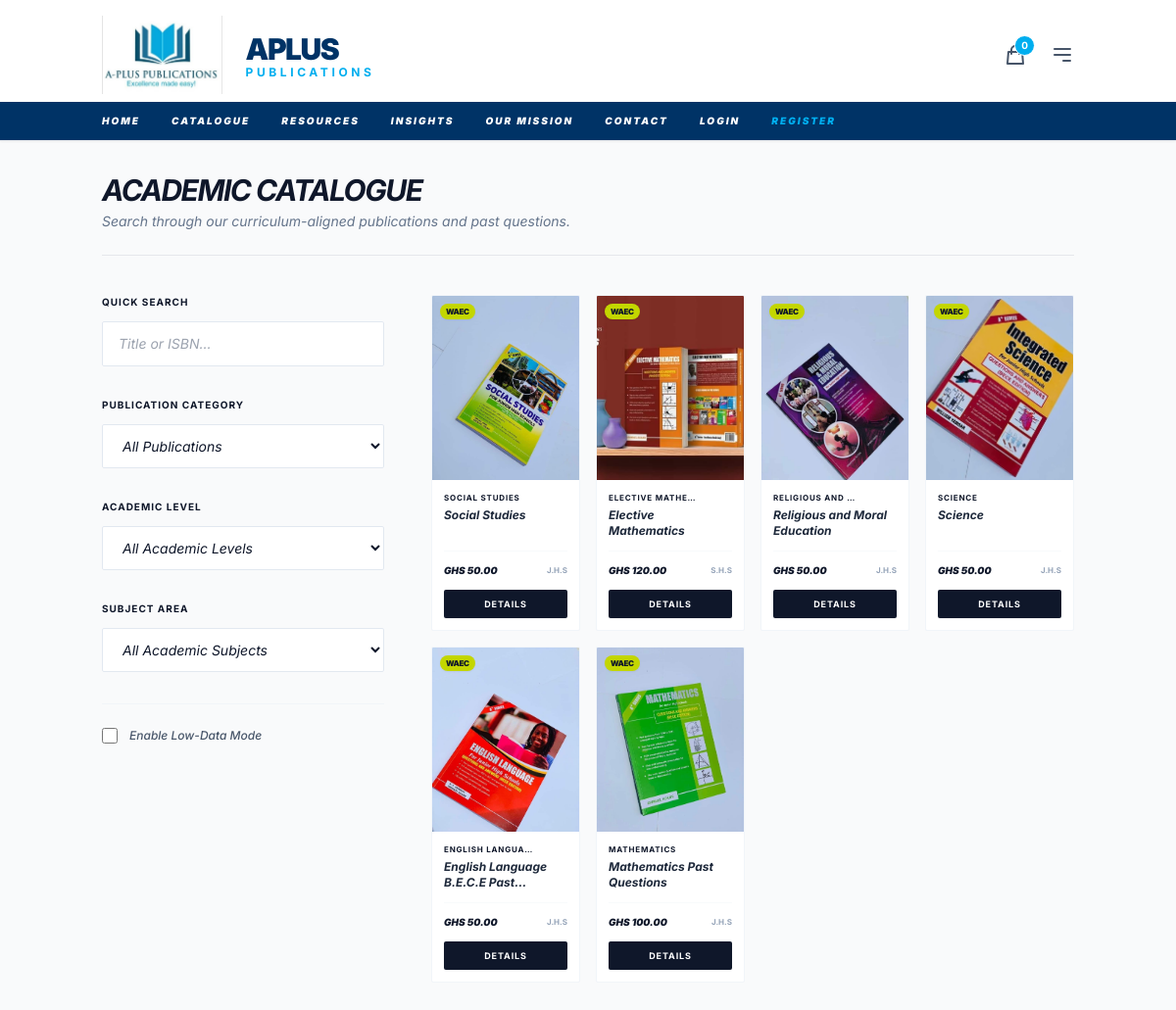
The app's page /shop/ with its own data.
### shop/models.py (models this page shows, shortened)
class Textbook(models.Model):
    class Curriculum(models.TextChoices):
        NACCA = 'NACCA', 'NaCCA'
        WAEC = 'WAEC', 'WAEC'
    class BookType(models.TextChoices):
        TEXTBOOK = 'TEXTBOOK', 'Textbook'
        WORKBOOK = 'WORKBOOK', 'Workbook'
        PAST_QUESTIONS = 'PAST_QUESTIONS', 'Past Questions'
    title = models.CharField(max_length=255)
    slug = models.SlugField(max_length=255, unique=True)
    subject = models.ForeignKey(Subject, on_delete=models.PROTECT, related_name='textbooks')
    academic_level = models.ForeignKey(AcademicLevel, on_delete=models.PROTECT, related_name='textbooks')
    book_type = models.CharField(max_length=20, choices=BookType.choices, default=BookType.TEXTBOOK)
    curriculum = models.CharField(max_length=10, choices=Curriculum.choices, default=Curriculum.NACCA)
    isbn = models.CharField("ISBN", max_length=20, unique=True, blank=True, null=True)
    description = models.TextField()
    cover_image = models.ImageField(upload_to='textbooks/covers/')
    price = models.DecimalField(max_digits=10, decimal_places=2, default=0.00)
    meta_title = models.CharField(max_length=70, blank=True, help_text="SEO title tag.")
    meta_description = models.CharField(max_length=160, blank=True, help_text="SEO meta description.")
    created_at = models.DateTimeField(auto_now_add=True)
    updated_at = models.DateTimeField(auto_now=True)
    class Meta:
        verbose_name = "Textbook"
        verbose_name_plural = "Textbooks"
        ordering = ['-created_at']
    def get_absolute_url(self):
        return reverse('shop:textbook_detail', kwargs={'slug': self.slug})

class Subject(models.Model):
    name = models.CharField(max_length=100)
    slug = models.SlugField(max_length=120, unique=True)
    academic_levels = models.ManyToManyField(AcademicLevel, related_name='subjects')
    is_core = models.BooleanField(default=True)
    description = models.TextField(blank=True)
    class Meta:
        verbose_name = "Subject"
        verbose_name_plural = "Subjects"
        ordering = ['name']
        unique_together = ('name', 'is_core')

class AcademicLevel(models.Model):
    name = models.CharField(max_length=100, unique=True)
    slug = models.SlugField(max_length=120, unique=True)
    order = models.PositiveIntegerField(default=0)
    description = models.TextField(blank=True)
    class Meta:
        verbose_name = "Academic Level"
        verbose_name_plural = "Academic Levels"
        ordering = ['order', 'name']

### shop/views.py (the view)
# urls.py: path('', views.TextbookListView.as_view(), name='textbook_list'),
class TextbookListView(ListView):
    model = Textbook
    context_object_name = 'textbooks'
    paginate_by = 12
    def get_template_names(self):
        if self.request.headers.get('HX-Request'):
            return ['shop/partials/textbook_list_results.html']
        return ['shop/textbook_list.html']
    def get_queryset(self):
        queryset = super().get_queryset()
        q = self.request.GET.get('q')
        if q:
            queryset = queryset.filter(title__icontains=q) | queryset.filter(isbn__icontains=q)
        level = self.request.GET.get('level')
        if level:
            queryset = queryset.filter(academic_level__slug=level)
        subject = self.request.GET.get('subject')
        if subject:
            queryset = queryset.filter(subject__slug=subject)
        book_type = self.request.GET.get('type')
        if book_type:
            queryset = queryset.filter(book_type=book_type)
        return queryset.select_related('subject', 'academic_level')
    def get_context_data(self, **kwargs):
        context = super().get_context_data(**kwargs)
        context['levels'] = AcademicLevel.objects.all()
        context['subjects'] = Subject.objects.all()
        context['book_types'] = Textbook.BookType.choices
        context['low_data_mode'] = self.request.GET.get('low_data') == 'true'
        return context

### orders/cart_utils.py (called while the page is built)
def get_or_create_cart(request):
    if request.user.is_authenticated:
        cart, created = Cart.objects.get_or_create(user=request.user)
    else:
        if not request.session.session_key:
            request.session.create()
        session_key = request.session.session_key
        cart, created = Cart.objects.get_or_create(session_key=session_key)
    return cart

### orders/context_processors.py (called while the page is built)
def cart_count(request):
    try:
        cart = get_or_create_cart(request)
        return {'cart_total_items': cart.total_items}
    except Exception:
        return {'cart_total_items': 0}

### templates/shop/textbook_list.html (shortened to what this page needs)
{% extends 'base.html' %}
{% block content %}
<div class="container mx-auto px-4 py-8">
    <div class="mb-10 border-b pb-6 flex justify-between items-end">
        <div>
            <h1 class="text-3xl font-bold tracking-tight text-slate-900 italic uppercase tracking-tighter">Academic Catalogue</h1>
            <p class="text-slate-500 text-sm mt-1 italic">Search through our curriculum-aligned publications and past questions.</p>
        </div>
    </div>
    <div class="md:flex md:gap-12">
        <aside class="w-full md:w-72 mb-8">
            <form hx-get="{% url 'shop:textbook_list' %}"
                  hx-target="#textbook-results"
                  hx-trigger="change, keyup delay:500ms from:input[name='q']"
                  hx-indicator=".htmx-indicator"
                  hx-push-url="true"
                  class="space-y-8 sticky top-28">
                <div>
                    <h3 class="text-[10px] font-bold uppercase tracking-widest text-brandBrown mb-3">Quick Search</h3>
                    <div class="relative">
                        <input type="text" name="q" value="{{ request.GET.q }}" placeholder="Title or ISBN..."
                               class="w-full border border-slate-200 rounded-sm px-4 py-3 text-sm focus:outline-none focus:border-brandGreen focus:ring-1 focus:ring-brandGreen transition italic">
                    </div>
                </div>
                <div>
                    <h3 class="text-[10px] font-bold uppercase tracking-widest text-brandBrown mb-3">Publication Category</h3>
                    <select name="type" class="w-full border border-slate-200 rounded-sm px-4 py-3 text-sm focus:outline-none focus:border-brandGreen transition bg-white italic">
                        <option value="">All Publications</option>
                    </select>
                </div>
                <div>
                    <h3 class="text-[10px] font-bold uppercase tracking-widest text-brandBrown mb-3">Academic Level</h3>
                    <select name="level" class="w-full border border-slate-200 rounded-sm px-4 py-3 text-sm focus:outline-none focus:border-brandGreen transition bg-white italic">
                        <option value="">All Academic Levels</option>
                    </select>
                </div>
                <div>
                    <h3 class="text-[10px] font-bold uppercase tracking-widest text-brandBrown mb-3">Subject Area</h3>
                    <select name="subject" class="w-full border border-slate-200 rounded-sm px-4 py-3 text-sm focus:outline-none focus:border-brandGreen transition bg-white italic">
                        <option value="">All Academic Subjects</option>
                    </select>
                </div>
                <div class="pt-6 border-t border-slate-100">
                    <label class="flex items-center cursor-pointer group">
                        <input type="checkbox" name="low_data" value="true" class="w-4 h-4 text-brandGreen border-slate-300 rounded focus:ring-brandGreen"
                               {% if low_data_mode %}checked{% endif %}>
                        <span class="ml-3 text-xs text-slate-600 group-hover:text-brandBrown transition italic font-medium">Enable Low-Data Mode</span>
                    </label>
                </div>
            </form>
        </aside>
        <div class="flex-1">
            {% include 'shop/partials/textbook_list_results.html' %}
        </div>
    </div>
</div>
{% endblock %}

### templates/shop/partials/textbook_list_results.html (shortened to what this page needs)
<div id="textbook-results">
    <div class="grid grid-cols-2 sm:grid-cols-3 lg:grid-cols-4 xl:grid-cols-5 gap-4">
        {% for book in textbooks %}
            <div class="bg-white border border-slate-100 rounded-sm overflow-hidden hover:shadow-lg transition-all duration-300 group flex flex-col">
                {% if not low_data_mode %}
                    <div class="aspect-[4/5] bg-slate-50 overflow-hidden relative">
                        {% if book.cover_image %}
                            <img src="{{ book.cover_image.url }}" alt="{{ book.title }}"
                                 class="w-full h-full object-cover group-hover:scale-110 transition-transform duration-500">
                        {% else %}
                            <div class="w-full h-full flex items-center justify-center text-slate-200 italic text-[10px]">No Cover</div>
                        {% endif %}
                        <div class="absolute top-2 left-2 bg-brandGreen text-slate-900 text-[8px] font-black px-1.5 py-0.5 rounded-full uppercase tracking-tighter shadow-sm">
                            {{ book.curriculum }}
                        </div>
                    </div>
                {% endif %}
                <div class="p-3 flex-1 flex flex-col justify-between">
                    <div>
                        <span class="text-[8px] font-bold text-brandBrown uppercase tracking-widest block mb-1">
                            {{ book.subject.name|truncatechars:15 }}
                        </span>
                        <h3 class="font-bold text-[11px] md:text-xs leading-tight text-slate-800 italic line-clamp-2">
                            {{ book.title }}
                        </h3>
                    </div>
                    <div class="mt-3 border-t border-slate-50 pt-3">
                        <div class="flex justify-between items-center mb-3">
                            <span class="text-[10px] font-black text-slate-900 italic">GHS {{ book.price }}</span>
                            <span class="text-[8px] text-slate-400 uppercase font-bold">{{ book.academic_level.name|truncatechars:5 }}</span>
                        </div>
                        <a href="{{ book.get_absolute_url }}"
                           class="block text-center bg-slate-900 text-white text-[9px] font-bold py-2 rounded-sm hover:bg-brandGreen hover:text-slate-900 transition-colors uppercase tracking-widest shadow-sm">
                            Details
                        </a>
                    </div>
                </div>
            </div>
        {% empty %}
            <div class="col-span-full py-12 text-center text-slate-400 italic text-sm">
                <p>No publications found.</p>
            </div>
        {% endfor %}
    </div>
</div>

### templates/base.html (style rules this page uses)
body { font-family: 'Inter', sans-serif; }

### records on screen
Textbook: cover_image (picture), curriculum "WAEC", subject.name "SOCIAL STUDIES", title "Social Studies", price "50.00", academic_level.name "J.H.S"
Textbook: cover_image (picture), curriculum "WAEC", subject.name "ELECTIVE MATHE…", title "Elective Mathematics", price "120.00", academic_level.name "S.H.S"
Textbook: cover_image (picture), curriculum "WAEC", subject.name "RELIGIOUS AND …", title "Religious and Moral Education", price "50.00", academic_level.name "J.H.S"
Textbook: cover_image (picture), curriculum "WAEC", subject.name "SCIENCE", title "Science", price "50.00", academic_level.name "J.H.S"
Textbook: cover_image (picture), curriculum "WAEC", subject.name "ENGLISH LANGUA…", title "English Language B.E.C.E…", price "50.00", academic_level.name "J.H.S"
Textbook: cover_image (picture), curriculum "WAEC", subject.name "MATHEMATICS", title "Mathematics Past Questions", price "100.00", academic_level.name "J.H.S"

### other values on screen
{{ cart_total_items|default:0 }} "0"
